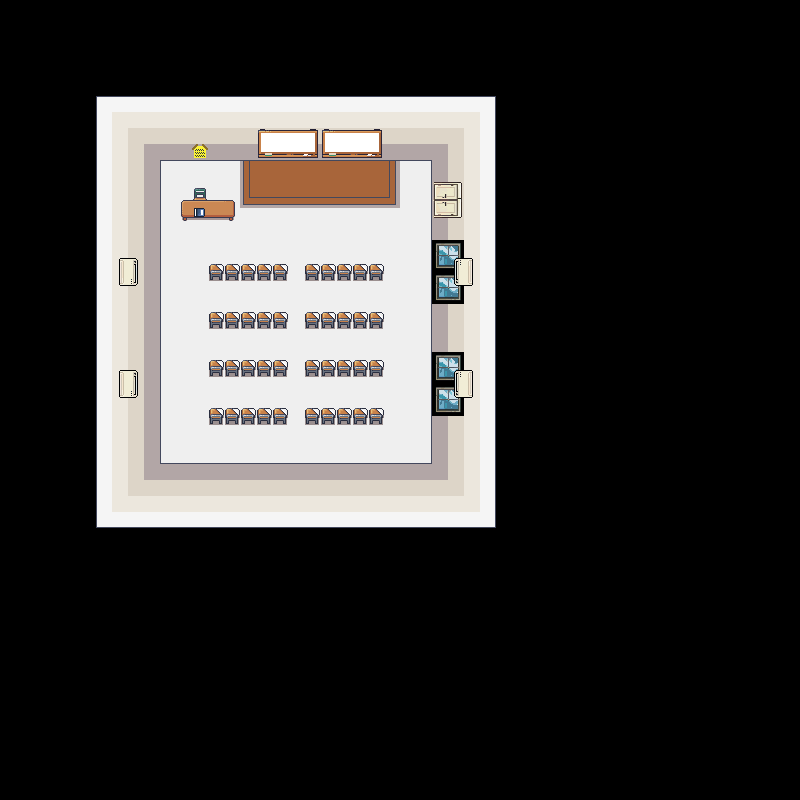

This game map was drawn from its Tiled (.tmx) file and the tilesets committed beside it. A one-line description and the trimmed map source follow:
An orthogonal 50x50 tile map with 16x16 px tiles, 5 tile layers (Tile Layer 4, Tile Layer 1, Tile Layer 2, Tile Layer 3, ...), 13 tilesets.

<map version="1.10" tiledversion="1.12.2" orientation="orthogonal" renderorder="right-down" width="50" height="50" tilewidth="16" tileheight="16" infinite="0" nextlayerid="6" nextobjectid="1">
 <tileset firstgid="1" source="Room_Builder_free_16x16.tsx" />
 <tileset firstgid="392" source="Interiors_free_16x16.tsx" />
 <tileset firstgid="1816" source="PapanTulis2x4(Masih32x32).tsx" />
 <tileset firstgid="1824" source="BangkuKelasOranye.tsx" />
 <tileset firstgid="1826" source="Dinding1x4.tsx" />
 <tileset firstgid="1830" source="Dinding4x4.tsx" />
 <tileset firstgid="1846" source="lantai3x3.tsx" />
 <tileset firstgid="1855" source="Podium.tsx" />
 <tileset firstgid="1885" source="AC.tsx" />
 <tileset firstgid="2141" source="jendela.tsx" />
 <tileset firstgid="2397" source="pintu.tsx" />
 <tileset firstgid="2653" source="StickyNote.tsx" />
 <tileset firstgid="2654" source="BukuRobotik.tsx" />
 <layer id="4" name="Tile Layer 4" width="50" height="50" tintcolor="#ffffff">
  <data>[2500 cells, 323 non-empty, 9 distinct tile ids]</data>
 </layer>
 <layer id="1" name="Tile Layer 1" width="50" height="50">
  <data>[2500 cells, 353 non-empty, 25 distinct tile ids]</data>
 </layer>
 <layer id="2" name="Tile Layer 2" width="50" height="50">
  <data>[2500 cells, 89 non-empty, 11 distinct tile ids]</data>
 </layer>
 <layer id="3" name="Tile Layer 3" width="50" height="50">
  <data>[2500 cells, 74 non-empty, 52 distinct tile ids]</data>
 </layer>
 <layer id="5" name="Tile Layer 5" width="50" height="50">
  <data>[2500 cells, 1 non-empty, 1 distinct tile ids]</data>
 </layer>
</map>
